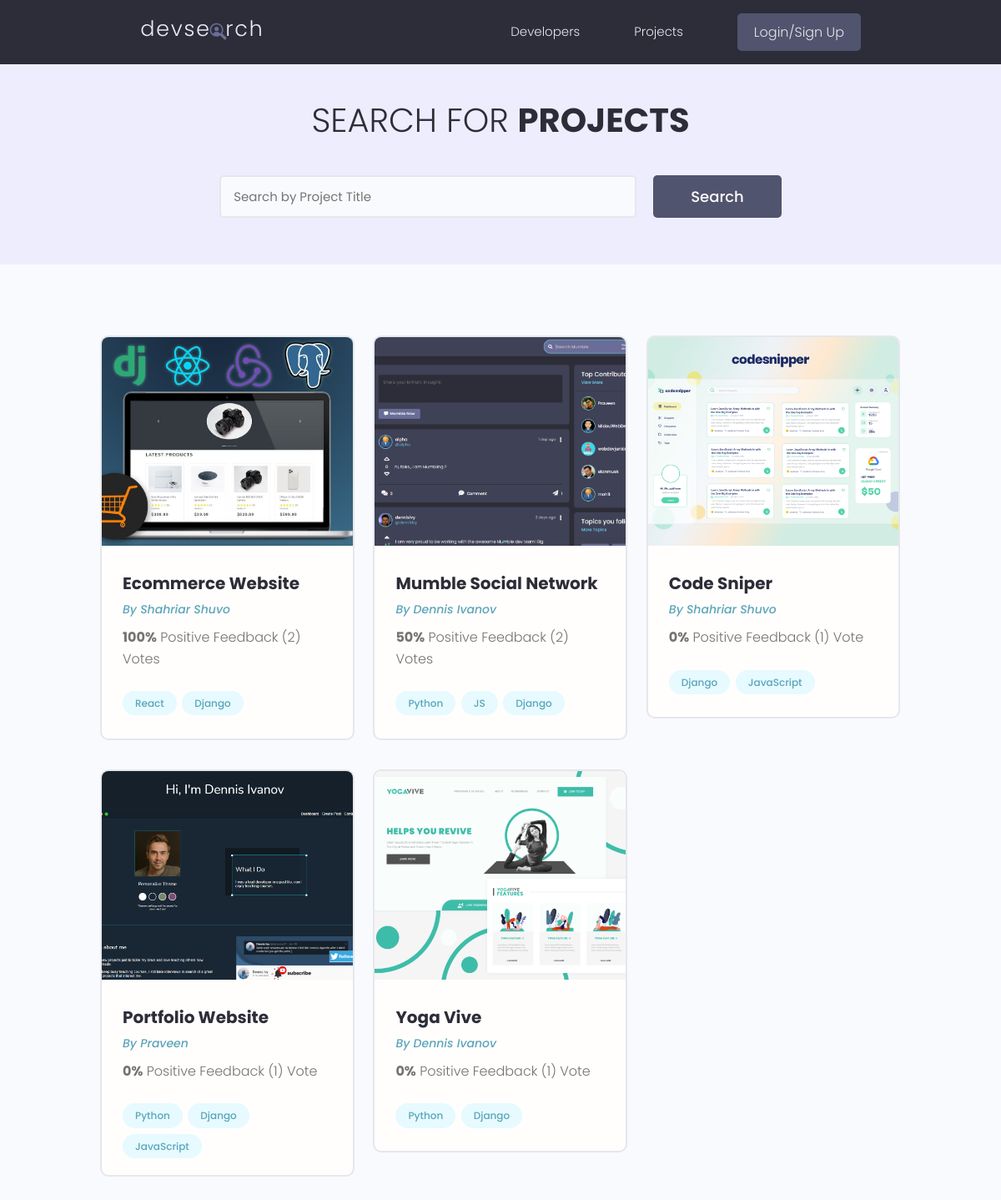
/projects/, run on the app's committed database.
### projects/models.py (models this page shows, shortened)
class Project(models.Model):
    owner = models.ForeignKey(
        Profile, null=True, blank=True, on_delete=models.CASCADE)
    title = models.CharField(max_length=200)
    description = models.TextField(null=True, blank=True)
    featured_image = models.ImageField(
        null=True, blank=True, default="default.jpg")
    demo_link = models.CharField(max_length=2000, null=True, blank=True)
    source_link = models.CharField(max_length=2000, null=True, blank=True)
    tags = models.ManyToManyField('Tag', blank=True)
    vote_total = models.IntegerField(default=0, null=True, blank=True)
    vote_ratio = models.IntegerField(default=0, null=True, blank=True)
    created = models.DateTimeField(auto_now_add=True)
    id = models.UUIDField(default=uuid.uuid4, unique=True,
                          primary_key=True, editable=False)
    class Meta:
        ordering = ['-vote_ratio', '-vote_total', 'title']
    @property
    def imageURL(self):
        try:
            url = self.featured_image.url
        except:
            url = ''
        return url

class Tag(models.Model):
    name = models.CharField(max_length=200)
    created = models.DateTimeField(auto_now_add=True)
    id = models.UUIDField(default=uuid.uuid4, unique=True,
                          primary_key=True, editable=False)
    def __str__(self):
        return self.name

### users/models.py (models this page shows, shortened)
class Profile(models.Model):
    user = models.OneToOneField(
        User, on_delete=models.CASCADE, null=True, blank=True)
    name = models.CharField(max_length=200, blank=True, null=True)
    email = models.EmailField(max_length=500, blank=True, null=True)
    username = models.CharField(max_length=200, blank=True, null=True)
    location = models.CharField(max_length=200, blank=True, null=True)
    short_intro = models.CharField(max_length=200, blank=True, null=True)
    bio = models.TextField(blank=True, null=True)
    profile_image = models.ImageField(
        null=True, blank=True, upload_to='profiles/', default="profiles/user-default.png")
    social_github = models.CharField(max_length=200, blank=True, null=True)
    social_twitter = models.CharField(max_length=200, blank=True, null=True)
    social_linkedin = models.CharField(max_length=200, blank=True, null=True)
    social_youtube = models.CharField(max_length=200, blank=True, null=True)
    social_website = models.CharField(max_length=200, blank=True, null=True)
    created = models.DateTimeField(auto_now_add=True)
    id = models.UUIDField(default=uuid.uuid4, unique=True,
                          primary_key=True, editable=False)
    class Meta:
        ordering = ['created']

### projects/views.py (the view)
# urls.py: path('projects/', views.getProjects),
def projects(request):
    projects, search_query = searchProjects(request)
    custom_range, projects = paginateProjects(request, projects, 6)
    context = {'projects': projects,
               'search_query': search_query, 'custom_range': custom_range}
    return render(request, 'projects/projects.html', context)

### projects/utils.py (called while the page is built)
def paginateProjects(request, projects, results):
    page = request.GET.get('page')
    paginator = Paginator(projects, results)
    try:
        projects = paginator.page(page)
    except PageNotAnInteger:
        page = 1
        projects = paginator.page(page)
    except EmptyPage:
        page = paginator.num_pages
        projects = paginator.page(page)
    leftIndex = (int(page) - 4)
    if leftIndex < 1:
        leftIndex = 1
    rightIndex = (int(page) + 5)
    if rightIndex > paginator.num_pages:
        rightIndex = paginator.num_pages + 1
    custom_range = range(leftIndex, rightIndex)
    return custom_range, projects

def searchProjects(request):
    search_query = ''
    if request.GET.get('search_query'):
        search_query = request.GET.get('search_query')
    tags = Tag.objects.filter(name__icontains=search_query)
    projects = Project.objects.distinct().filter(
        Q(title__icontains=search_query) |
        Q(description__icontains=search_query) |
        Q(owner__name__icontains=search_query) |
        Q(tags__in=tags)
    )
    return projects, search_query

### projects/templates/projects/projects.html (shortened to what this page needs)
{% extends 'main.html' %}
{% block content %}
<main class="projects">
    <section class="hero-section text-center">
        <div class="container container--narrow">
            <div class="hero-section__box">
                <h2>Search for <span>Projects</span></h2>
            </div>
            <div class="hero-section__search">
                <form id='searchForm' class="form" action="{% url 'projects' %}" method="get">
                    <div class="form__field">
                        <input class="input input--text" id="formInput#search" type="text" name="search_query"
                            placeholder="Search by Project Title" value="{{search_query}}" />
                    </div>
                    <input class="btn btn--sub btn--lg" type="submit" value="Search" />
                </form>
            </div>
        </div>
    </section>
    <section class="projectsList">
        <div class="container">
            <div class="grid grid--three">
                {% for project in projects %}
                <div class="column">
                    <div class="card project">
                        <a href="{% url 'project' project.id %}" class="project">
                            <img class="project__thumbnail" src="{{project.imageURL}}" alt="project thumbnail" />
                            <div class="card__body">
                                <h3 class="project__title">{{project.title}}</h3>
                                <p><a class="project__author" href="{% url 'user-profile' project.owner.id %}">By
                                        {{project.owner.name}}</a>
                                </p>
                                <p class="project--rating">
                                    <span style="font-weight: bold;">{{project.vote_ratio}}%</span> Positive
                                    Feedback ({{project.vote_total}}) Vote{{project.vote_total|pluralize:"s"}}
                                </p>
                                <div class="project__tags">
                                    {% for tag in project.tags.all %}
                                    <span class="tag tag--pill tag--main">
                                        <small>{{tag}}</small>
                                    </span>
                                    {% endfor %}
                                </div>
                            </div>
                        </a>
                    </div>
                </div>
                {% endfor %}
            </div>
        </div>
    </section>
</main>
{% endblock %}

### templates/main.html (shortened to what this page needs)
<!DOCTYPE html>
{% load static %}
<html>
<head>
    <link rel="stylesheet" href="https://cdn.iconmonstr.com/1.3.0/css/iconmonstr-iconic-font.min.css" />
    <link rel="stylesheet" href="{% static 'uikit/styles/uikit.css' %}" />
    <link rel="stylesheet" href="{% static 'styles/app.css' %}" />
</head>
<body>
    {% include 'navbar.html' %}
    {% block content %}
    {% endblock content %}
</body>
</html>

### templates/navbar.html (shortened to what this page needs)
{% load static %}
<header class="header">
    <div class="container container--narrow">
        <a href="{% url 'profiles' %}" class="header__logo">
            <img src="{% static 'images/logo.svg' %} " alt="DevSearch Logo" />
        </a>
        <nav class="header__nav">
            <ul class="header__menu">
                <li class="header__menuItem"><a href="{% url 'profiles' %}">Developers</a></li>
                <li class="header__menuItem"><a href="{% url 'projects' %}">Projects</a></li>
                {% if request.user.is_authenticated %}
                <li class="header__menuItem"><a href="{% url 'inbox' %}">Inbox</a></li>
                <li class="header__menuItem"><a href="{% url 'account' %}">Account</a></li>
                <li class="header__menuItem"><a href="{% url 'logout' %}" class="btn btn--sub">Logout</a></li>
                {% else %}
                <li class="header__menuItem"><a href="{% url 'login' %}" class="btn btn--sub">Login/Sign Up</a></li>
                {% endif %}
            </ul>
        </nav>
    </div>
</header>

### static/styles/app.css (style rules this page uses)
:root { --color-sub: #2d2d39; }
.btn--sub { background-color: var(--color-sub-light); }
.card { border: 2px solid var(--color-light); }
img { width: 100%; }
.header { position: sticky; z-index: 111; background-color: var(--color-sub); padding: 1.5rem 0; }
.header > .container { display: flex; justify-content: space-between; align-items: center; }
.header__logo > img { height: 3.8rem; }
.header__nav > ul { display: inline-flex; align-items: center; list-style: none; gap: 6.5rem; }
.header__menuItem > a { color: var(--color-light); font-weight: 300; }
.hero-section { height: 40vh; display: flex; align-items: center; background-color: var(--color-sub); }
.hero-section__box { margin-bottom: 4rem; }
.hero-section__box > h2, .hero-section__box > h2 > span { font-size: 4rem; color: var(--color-light); line-height: 1.3; text-transform: uppercase; }
.hero-section__box > h2 { font-weight: 300; }
.hero-section__box > h2 > span { font-weight: 700; }
.hero-section__search > .form { display: flex; align-items: center; justify-content: center; gap: 2rem; }
.hero-section__search > .form input.input--text { width: 50rem; }
.project__author { font-size: 1.4rem; font-style: italic; }
.project--rating { margin-bottom: 1.6em; margin-top: .5em; }
.projects > .hero-section { background: var(--color-sub-lighter); height: 30vh; }
.projects .hero-section__box { margin-bottom: 2.5rem; }
.projects .hero-section__box > h2 { color: var(--color-sub); }
.projects .hero-section__box > h2 > span { font-weight: 700; color: var(--color-sub); }
.projectsList { margin-top: 8rem; }
.project__thumbnail { height: 25rem; object-fit: cover; object-position: top center; }
.project__title { font-size: 2rem; font-weight: 700; color: var(--color-sub); }

### static/uikit/styles/modules/_variables.css (style rules this page uses)
:root { --color-main: #5aa5b9; --color-main-light: #e6faff; --color-sub: #3f4156; --color-sub-light: #51546e; --color-sub-lighter: #ededfd; --color-text: #737373; --color-gray: #8b8b8b; --color-light: #e5e7eb; --color-light-gray: #767676; --color-bg: #f8fafd; --color-white: #fffefd; --color-white-light: #f3f3f3; --color-success: #359e64; --color-success-bg: #def8e8; --color-error: #fc4b0b; --color-error-bg: #fff2ee; --font-base: 'Poppins', arial, helvetica, 'Segoe UI', roboto, ubuntu, sans-serif; --font-monospace: 'Fira Code', 'Courier New', courier, monospace; --font-regular: 300; --font-medium: 500; --font-bold: 700; --generic-shadow: 1px 1px 5px #00000010; --generic-transition: all 0.3s ease-in-out; }

### static/uikit/styles/modules/_base.css (style rules this page uses)
* { margin: 0; padding: 0; box-sizing: border-box; text-rendering: optimizeLegibility; color: inherit; font-size: inherit; }
html { font-size: 50%; }
@media only screen and (min-width: 480px) { html { font-size: 56.25%; } }
@media only screen and (min-width: 1200px) { html { font-size: 62.5%; } }
body { line-height: 1.6; font-weight: 400; font-size: 1.5rem; color: var(--color-text); background-color: var(--color-bg); min-height: 100vh; }

### static/uikit/styles/modules/_typography.css (style rules this page uses)
* { font-family: var(--font-base); }
h2 { font-size: 3.6rem; font-weight: var(--font-bold); }
h3 { font-size: 3.2rem; font-weight: var(--font-medium); }
p, span, strong { font-size: 1.6rem; color: var(--color-text); font-weight: var(--font-regular); }
a { padding-bottom: 2px; text-decoration: none; display: inline-block; color: var(--color-main); font-weight: var(--font-medium); }

### static/uikit/styles/modules/_utilities.css (style rules this page uses)
.container { width: 92%; max-width: 165rem; margin: 0 auto; box-sizing: border-box; }
.container--narrow { width: 92%; max-width: 120rem; }
@media screen and (min-width: 1000px) { .container { width: 90%; } }
@media screen and (min-width: 1000px) { .container--narrow { width: 85%; } }
@media screen and (min-width: 1200px) { .container { width: 80%; } }
@media screen and (min-width: 1200px) { .container--narrow { width: 72%; } }
.text-center { text-align: center; }

### static/uikit/styles/modules/_button.css (style rules this page uses)
.btn { display: inline-block; position: relative; cursor: pointer; background-color: var(--color-light); font-weight: var(--font-medium); color: var(--color-sub); text-decoration: none; padding: 1rem 2rem; border-radius: 0.5rem; border: none; width: -webkit-fit-content; width: -moz-fit-content; width: fit-content; height: -webkit-fit-content; height: -moz-fit-content; height: fit-content; font-size: 1.6rem; outline-width: 0; outline-color: transparent; -webkit-backface-visibility: hidden; backface-visibility: hidden; transition: all 0.3s ease-in-out; }
.btn--sub { background-color: var(--color-sub); color: var(--color-white); }
.btn--lg { font-size: 1.8rem; padding: 1.2rem 4.5rem; }

### data on the page
Project: imageURL (picture), title "Ecommerce Website", owner.name "Shahriar Shuvo", vote_ratio "100", vote_total "2"
Tag: name "React"
Tag: name "Django"
Project: imageURL (picture), title "Mumble Social Network", owner.name "Dennis Ivanov", vote_ratio "50", vote_total "2"
Tag: name "Python"
Tag: name "JS"
Project: imageURL (picture), title "Code Sniper", owner.name "Shahriar Shuvo", vote_ratio "0", vote_total "1"
Tag: name "JavaScript"
Project: imageURL (picture), title "Portfolio Website", owner.name "Praveen", vote_ratio "0", vote_total "1"
Project: imageURL (picture), title "Yoga Vive", owner.name "Dennis Ivanov", vote_ratio "0", vote_total "1"
